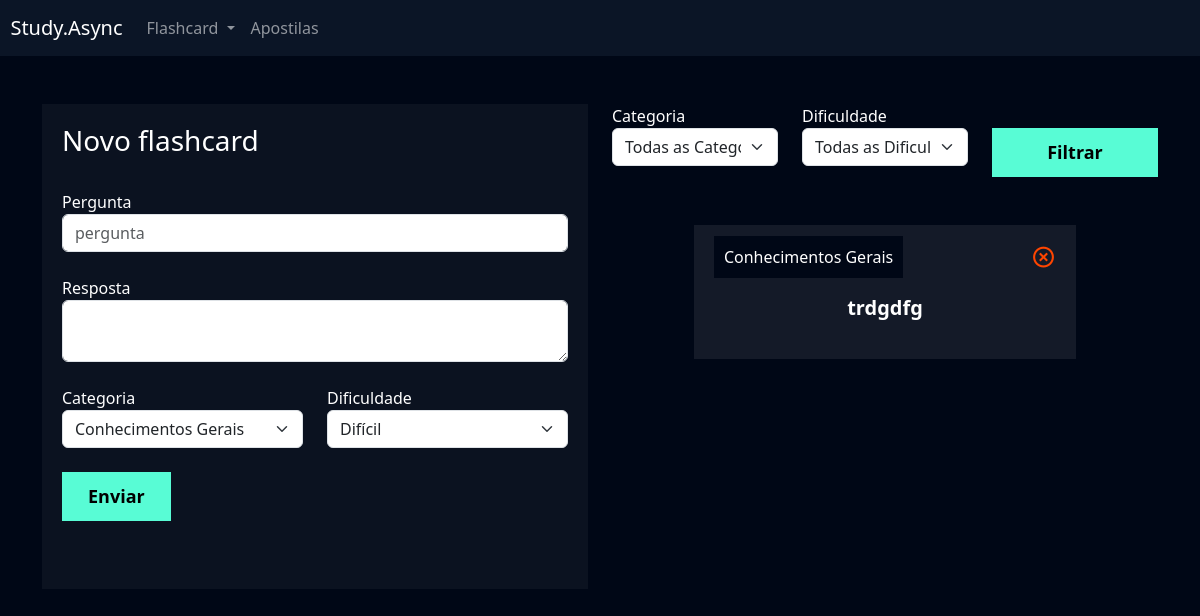
Page /flashcard/novo_flashcard/ (signed in) on the earlier database version.
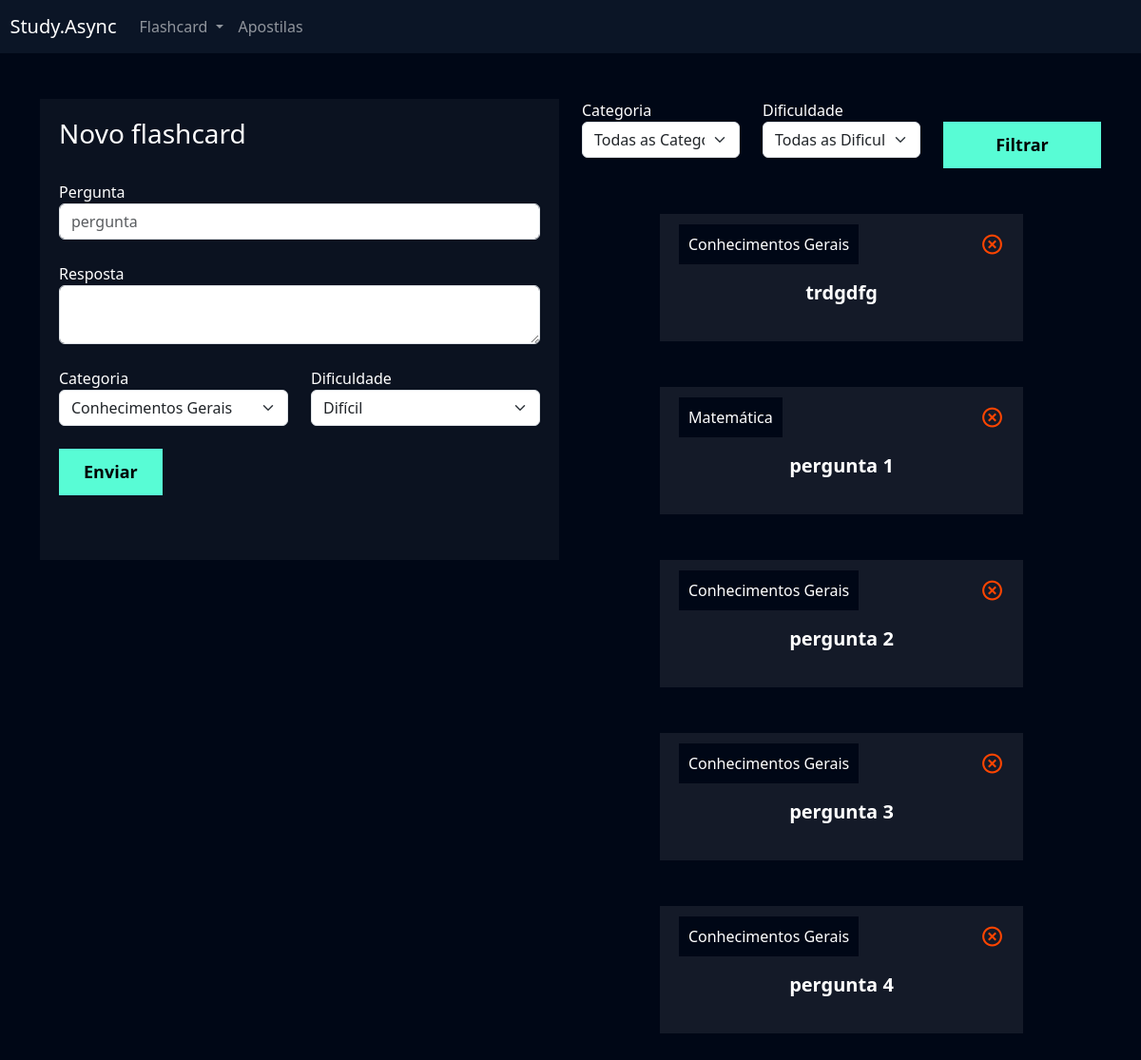
Same page on the later database version.
### flashcard/models.py (models this page shows, shortened)
class Flashcard(models.Model):
    DIFICULDADE_CHOICES = (('D', 'Difícil'), ('M', 'Médio'), ('F', 'Fácil'))
    user = models.ForeignKey(User, on_delete=models.DO_NOTHING)
    pergunta = models.CharField(max_length=100)
    resposta = models.TextField()
    categoria = models.ForeignKey(Categoria, on_delete=models.DO_NOTHING)
    dificuldade = models.CharField(max_length=1, choices=DIFICULDADE_CHOICES)

class Categoria(models.Model):
    nome = models.CharField(max_length=20)
    def __str__(self):
        return self.nome

### flashcard/views.py (the view, shortened to what this page needs)
# urls.py: path('novo_flashcard/', views.novo_flashcard, name='novo_flashcard'),
def novo_flashcard(request):
    if not request.user.is_authenticated:
        return redirect('/usuarios/logar')
    if request.method == 'GET':
        categorias = Categoria.objects.all()
        dificuldades = Flashcard.DIFICULDADE_CHOICES
        flashcards = Flashcard.objects.filter(user=request.user)
        categoria_filtrar = request.GET.get('categoria')
        dificuldade_filtrar = request.GET.get('dificuldade')
        if categoria_filtrar:
            flashcards = flashcards.filter(categoria__id=categoria_filtrar)
        if dificuldade_filtrar:
            flashcards = flashcards.filter(dificuldade=dificuldade_filtrar)
        return render(
            request,
            'novo_flashcard.html',
            {
                'categorias': categorias,
                'dificuldades': dificuldades,
                'flashcards': flashcards
            })

### flashcard/templates/novo_flashcard.html (shortened to what the changed rows need)
{% extends "base.html" %}
{% load static %}
{% block 'cabecalho' %}
    <link href="{% static 'usuarios/css/cadastro.css' %}" rel="stylesheet">
    <link href="https://unpkg.com/boxicons@2.1.4/css/boxicons.min.css" rel="stylesheet">
    <link href="{% static 'flashcard/css/novo_flashcard.css'%}" rel="stylesheet">
{% endblock 'cabecalho' %}
{% block 'conteudo' %}
    <div class="container">
        <br>
        <br>
        <div class="row">
            <div class="col-md">
                <br>
                <br>
                {% for flashcard in flashcards %}
                    <div class="box-new-flashcard" onclick="flip_card({{flashcard.id}})">
                        <div class="flashcard ">
                            <div class="flashcard-categoria">
                                {{flashcard.categoria}}
                            </div>
                            <a href="{% url 'deletar_flashcard' flashcard.id %}"><i class='icone-exit bx bx-x-circle'></i></a>
                            <br>
                            <br>
                            <div class="flashcard-box-item">
                                <p class="flashcard-item">{{flashcard.pergunta}}</p>
                            </div>
                        </div>
                    </div>
                    <br>
                    <br>
                {% endfor %}
            </div>
        </div>
    </div>
{% endblock 'conteudo' %}

Differences in the rows shown:
added Flashcard: categoria "Matemática", pergunta "pergunta 1"
added Flashcard: categoria "Conhecimentos Gerais", pergunta "pergunta 2"
added Flashcard: categoria "Conhecimentos Gerais", pergunta "pergunta 3"
added Flashcard: categoria "Conhecimentos Gerais", pergunta "pergunta 4"
